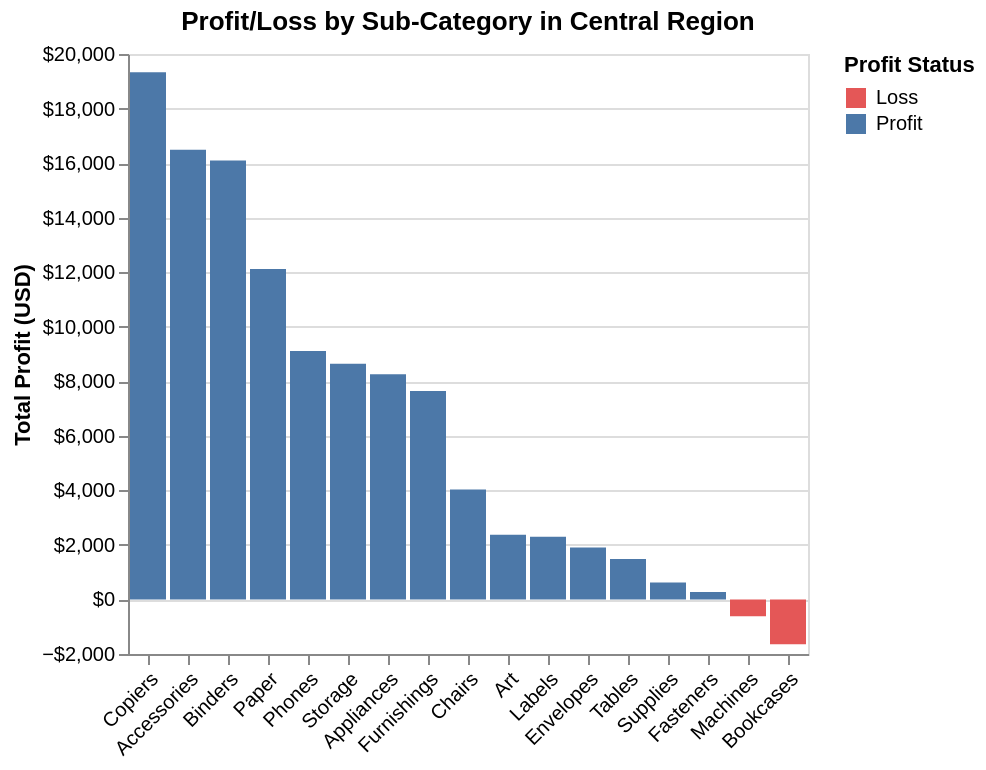

Notebook code cell kept with this figure:
### Code cell
import altair as alt

# Filter the data for the Central region
central_performance = subcategory_performance[subcategory_performance['Region'] == 'West']

# Ensure the DataFrame is sorted by region and rank before plotting
central_performance_sorted = central_performance.sort_values(by='profit_rank_in_region')
display(central_performance_sorted.head())


# 1. Define the base chart and encodings
base = alt.Chart(central_performance_sorted).encode(
    # X-axis: Sub-Category. Sort by the calculated rank within each facet.
    x=alt.X('Sub-Category', sort=alt.EncodingSortField(field='profit_rank_in_region', order='ascending'),
            title=None, axis=alt.Axis(labelAngle=-45)),

    # Y-axis: Profit
    y=alt.Y('Profit', title='Total Profit (USD)', axis=alt.Axis(format='$,.0f')),

    # Color: Use the 'Profit Status' column to highlight losses (Red) vs. profits (Blue)
    color=alt.Color(
        'Profit Status',
        scale=alt.Scale(domain=['Loss', 'Profit'], range=['#E45757', '#4C78A8']),
        legend=alt.Legend(title="Profit Status")
    ),

    # Tooltip for details
    tooltip=['Region', 'Category', 'Sub-Category', alt.Tooltip('Profit', format='$,.2f', title='Total Profit')]
).properties(
    title='Profit/Loss by Sub-Category in Central Region'
)

# 2. Create the final chart by marking it as a bar chart and configuring scales
chart = base.mark_bar().interactive()

# chart.save('central_subcategory_profit_barchart.json')
chart

### Figure 1 — Vega-Lite specification as saved in the notebook (floating-point values rounded to 4 significant figures)
{"config": {"view": {"continuousWidth": 300, "continuousHeight": 300}}, "data": {"name": "data-ed45a67eb84525b0f1ae8cafb2b53132"}, "mark": {"type": "bar"}, "encoding": {"color": {"field": "Profit Status", "legend": {"title": "Profit Status"}, "scale": {"domain": ["Loss", "Profit"], "range": ["#E45757", "#4C78A8"]}, "type": "nominal"}, "tooltip": [{"field": "Region", "type": "nominal"}, {"field": "Category", "type": "nominal"}, {"field": "Sub-Category", "type": "nominal"}, {"field": "Profit", "format": "$,.2f", "title": "Total Profit", "type": "quantitative"}], "x": {"axis": {"labelAngle": -45}, "field": "Sub-Category", "sort": {"field": "profit_rank_in_region", "order": "ascending"}, "title": null, "type": "nominal"}, "y": {"axis": {"format": "$,.0f"}, "field": "Profit", "title": "Total Profit (USD)", "type": "quantitative"}}, "params": [{"name": "param_2", "select": {"type": "interval", "encodings": ["x", "y"]}, "bind": "scales"}], "title": "Profit/Loss by Sub-Category in Central Region", "$schema": "https://vega.github.io/schema/vega-lite/v5.20.1.json", "datasets": {"data-ed45a67eb84525b0f1ae8cafb2b53132": [{"Region": "West", "Category": "Technology", "Sub-Category": "Copiers", "Profit": 19330.0, "Profit Status": "Profit", "profit_rank_in_region": 1.0}, {"Region": "West", "Category": "Technology", "Sub-Category": "Accessories", "Profit": 16480.0, "Profit Status": "Profit", "profit_rank_in_region": 2.0}, {"Region": "West", "Category": "Office Supplies", "Sub-Category": "Binders", "Profit": 16100.0, "Profit Status": "Profit", "profit_rank_in_region": 3.0}, {"Region": "West", "Category": "Office Supplies", "Sub-Category": "Paper", "Profit": 12120.0, "Profit Status": "Profit", "profit_rank_in_region": 4.0}, {"Region": "West", "Category": "Technology", "Sub-Category": "Phones", "Profit": 9111.0, "Profit Status": "Profit", "profit_rank_in_region": 5.0}, {"Region": "West", "Category": "Office Supplies", "Sub-Category": "Storage", "Profit": 8645.0, "Profit Status": "Profit", "profit_rank_in_region": 6.0}, {"Region": "West", "Category": "Office Supplies", "Sub-Category": "Appliances", "Profit": 8261.0, "Profit Status": "Profit", "profit_rank_in_region": 7.0}, {"Region": "West", "Category": "Furniture", "Sub-Category": "Furnishings", "Profit": 7641.0, "Profit Status": "Profit", "profit_rank_in_region": 8.0}, {"Region": "West", "Category": "Furniture", "Sub-Category": "Chairs", "Profit": 4028.0, "Profit Status": "Profit", "profit_rank_in_region": 9.0}, {"Region": "West", "Category": "Office Supplies", "Sub-Category": "Art", "Profit": 2374.0, "Profit Status": "Profit", "profit_rank_in_region": 10.0}, {"Region": "West", "Category": "Office Supplies", "Sub-Category": "Labels", "Profit": 2303.0, "Profit Status": "Profit", "profit_rank_in_region": 11.0}, {"Region": "West", "Category": "Office Supplies", "Sub-Category": "Envelopes", "Profit": 1909.0, "Profit Status": "Profit", "profit_rank_in_region": 12.0}, {"Region": "West", "Category": "Furniture", "Sub-Category": "Tables", "Profit": 1483.0, "Profit Status": "Profit", "profit_rank_in_region": 13.0}, {"Region": "West", "Category": "Office Supplies", "Sub-Category": "Supplies", "Profit": 626.0, "Profit Status": "Profit", "profit_rank_in_region": 14.0}, {"Region": "West", "Category": "Office Supplies", "Sub-Category": "Fasteners", "Profit": 275.2, "Profit Status": "Profit", "profit_rank_in_region": 15.0}, {"Region": "West", "Category": "Technology", "Sub-Category": "Machines", "Profit": -618.9, "Profit Status": "Loss", "profit_rank_in_region": 16.0}, {"Region": "West", "Category": "Furniture", "Sub-Category": "Bookcases", "Profit": -1647.0, "Profit Status": "Loss", "profit_rank_in_region": 17.0}]}}
